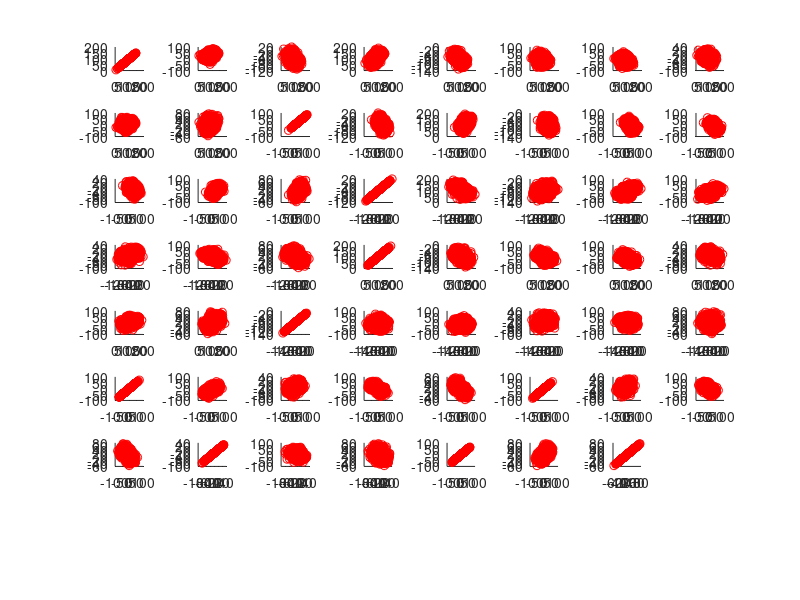

Write the MATLAB code that produced this figure.

load("Hidden1.mat");

[nDim,nVal] = size(Xdata);

count = 0;
for x = 1:nDim
	for y = x:nDim
	count = count + 1;
	subplot(8,8,count)
	hold on
	plot(Xdata(x,:),Xdata(y,:),'or');
	hold off
	end
end
